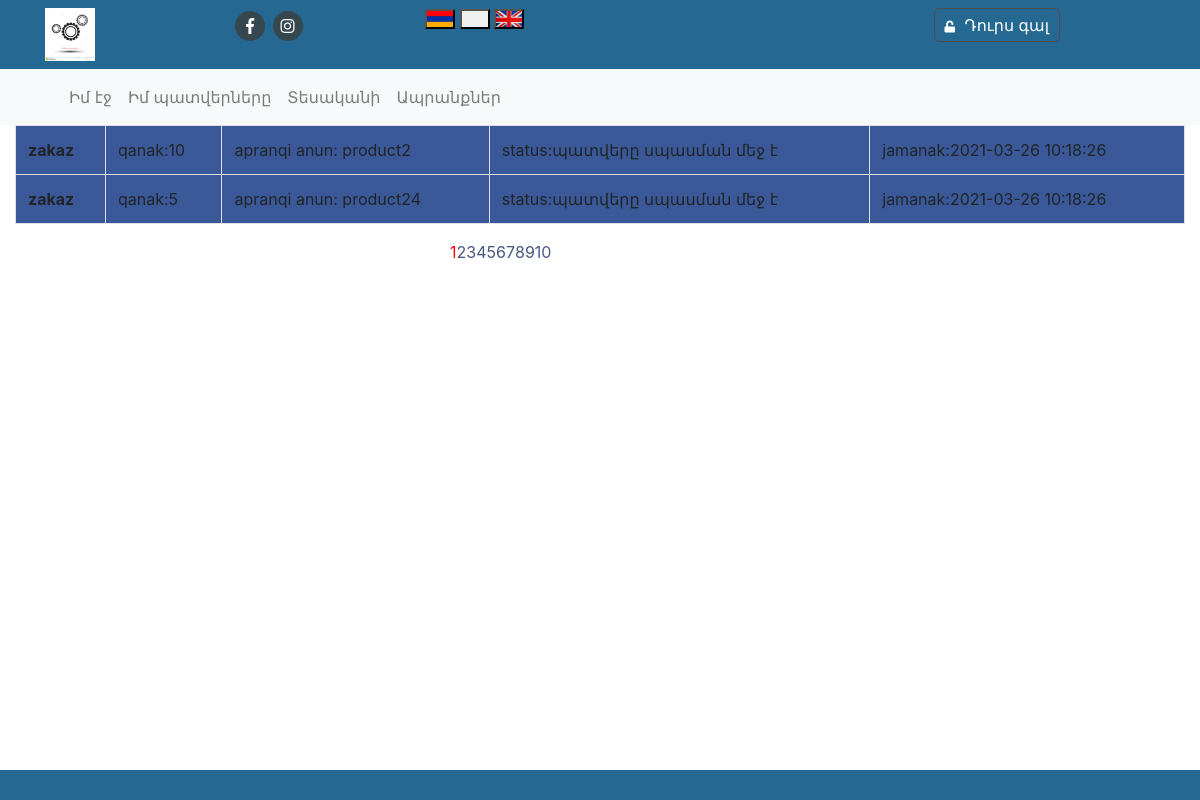
/user/gallery.php (signed in), run on the app's committed database.
### tables this page shows
CREATE TABLE `basket` (
  `id` int(11) NOT NULL,
  `user_id` int(11) NOT NULL,
  `products_name` varchar(64) NOT NULL,
  `score` int(11) NOT NULL,
  `status` tinyint(1) NOT NULL DEFAULT '0',
  `user_phone` int(11) NOT NULL,
  `created_at` timestamp NOT NULL DEFAULT CURRENT_TIMESTAMP
);

### user/gallery.php (the view, shortened to what this page needs)
<?php
$user_id = $_SESSION['user_id'];
include "../config/connect.php";
include '../layout/header.php';
?>
<?php
    $num_row = mysqli_num_rows(mysqli_query($connect,"SELECT * FROM `basket`  WHERE `user_id`='$user_id'"));
    $limit = 2;
    $num_page = ceil($num_row/$limit);
    if(isset($_GET['pageId'])){
        $pageId = $_GET['pageId'];
    }
    else {
        $pageId = 1;
    }
    $offset = $limit*($pageId-1);
    $select = "SELECT * FROM `basket` WHERE `user_id`=$user_id ORDER BY `created_at` DESC LIMIT $limit OFFSET $offset ";
    $query = mysqli_query($connect, $select);
    for ($data = []; $row = mysqli_fetch_assoc($query); $data[] = $row);
?>
<div>
    <table class="table table-bordered">
        <?php foreach($data as $row):
                switch ($row['status']) {
                    case 0:
                        $row['status']="պատվերը սպասման մեջ է";
                        break;
                    $row['status']="պատվերը սպասման մեջ է";    }
            ?>
                <tr>
                    <th class="ap">zakaz</th>
                    <td class="ap">qanak:<?=$row['score']; ?></td>
                    <td class="ap">apranqi anun: <?=$row['products_name']; ?></td>
                    <td class="ap">status:<?=$row['status']; ?></td>
                    <td class="ap">jamanak:<?=$row['created_at']; ?></td>
                </tr>
        <?php  endforeach; ?>
    </table>
        <ul class="pagination ">
            <?php
                for($i=1;$i<=$num_page;$i++){
                    $size = "" ;
                  if($pageId == $i){
                    $size = "color:red;" ;
                  }
                  echo '<li><a style="'.$size.'" class="pagid" href="gallery.php?pageId='.$i.'" >'.$i.'</a></li>';
              }
            ?>
        </ul>
</div>
<?php
include '../layout/footer.php';

### css/mystyle.css (style rules this page uses)
body { background-size: 100%, 100%; background-repeat: no-repeat; background-attachment: fixed; }
a { color: #48577D; text-decoration: none; }
.ap { background-color: #3b5998; }
.pagination { max-width: 300px; width: 100%; margin: 0 auto; }

### data on the page
basket: score "10", products_name "product2", status "պատվերը սպասման մեջ է", created_at "2021-03-26 10:18:26"
basket: score "5", products_name "product24", status "պատվերը սպասման մեջ է", created_at "2021-03-26 10:18:26"
